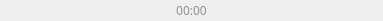
<?xml version="1.0" encoding="UTF-8"?>
<ui version="4.0">
 <class>ItemWidgetCenter</class>
 <widget class="QWidget" name="ItemWidgetCenter">
  <property name="geometry">
   <rect>
    <x>0</x>
    <y>0</y>
    <width>383</width>
    <height>21</height>
   </rect>
  </property>
  <property name="windowTitle">
   <string>ItemWidgetCenter</string>
  </property>
  <property name="styleSheet">
   <string notr="true">QWidget
{
	font-family: &quot;Microsoft YaHei&quot;;
}

#label
{
	color: rgb(144, 144, 144);
}</string>
  </property>
  <layout class="QHBoxLayout" name="horizontalLayout">
   <property name="topMargin">
    <number>2</number>
   </property>
   <property name="bottomMargin">
    <number>2</number>
   </property>
   <item>
    <widget class="QLabel" name="label">
     <property name="font">
      <font>
       <family>Microsoft YaHei</family>
      </font>
     </property>
     <property name="text">
      <string>00:00</string>
     </property>
     <property name="alignment">
      <set>Qt::AlignCenter</set>
     </property>
    </widget>
   </item>
  </layout>
 </widget>
 <layoutdefault spacing="6" margin="11"/>
 <resources/>
 <connections/>
</ui>
